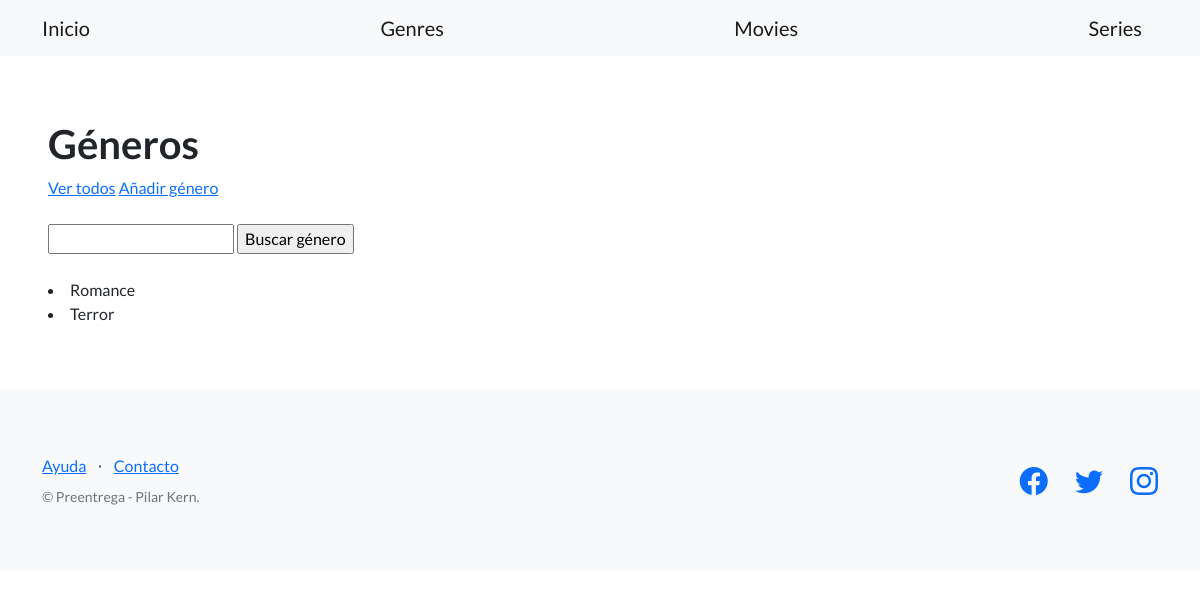
Page /entretenimiento/genres/ on the earlier database version.
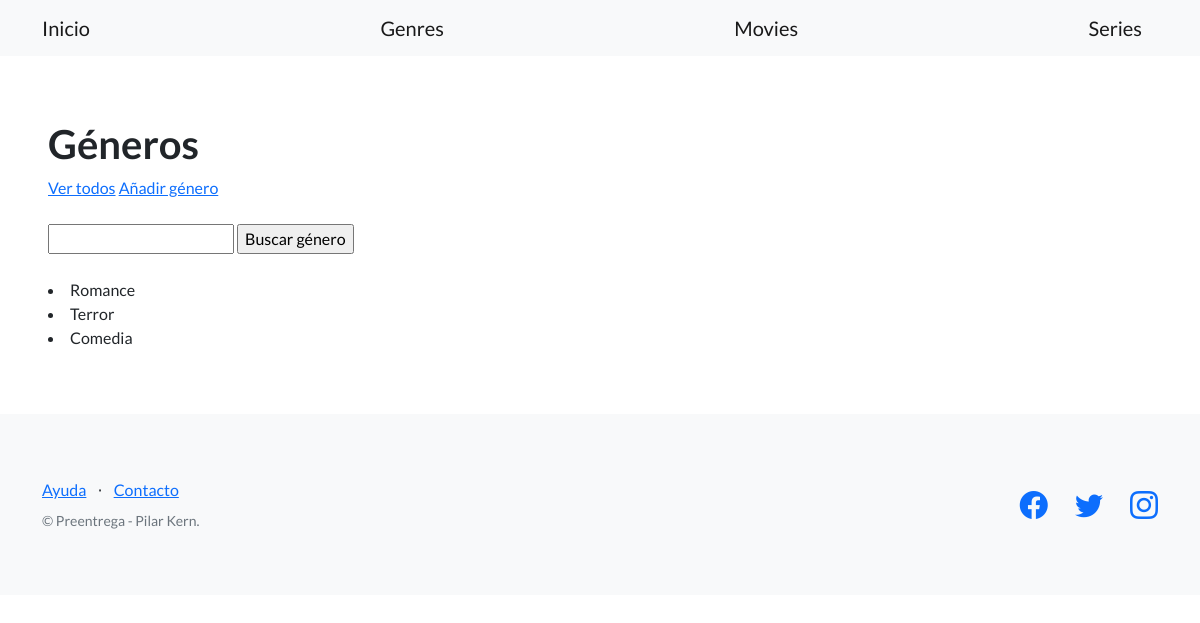
Same page on the later database version.
### control_blog/models.py (models this page shows, shortened)
class Genre(models.Model):
    name = models.CharField(max_length=64)

### control_blog/views.py (the view)
# urls.py: path('genres/', list_genres, name='genres_list'),
def list_genres(request):
    contexto = {'genres': Genre.objects.all()}
    http_response = render(
        request=request,
        template_name='control_blog/genres_list.html',
        context=contexto
    )
    return http_response

### control_blog/templates/control_blog/genres_list.html (shortened to what this page needs)
{% extends 'base.html' %}
{% block contenido %}
    <h1>Géneros</h1>
    <a href="{% url 'genres_list' %}">Ver todos</a>
    <a href="{% url 'new_genre' %}">Añadir género</a>
    <br><br>
    <form action="{% url 'search_genres' %}" method="post">
        <input type="text" name="busqueda">
        <input type="submit" value="Buscar género">
      </form>
      <br>
    {% for genre in genres %}
  <li>
    {{ genre.name }}
  </li>
{% endfor %}
{% endblock contenido %}

Differences in the rows shown:
added Genre: name "Comedia"
